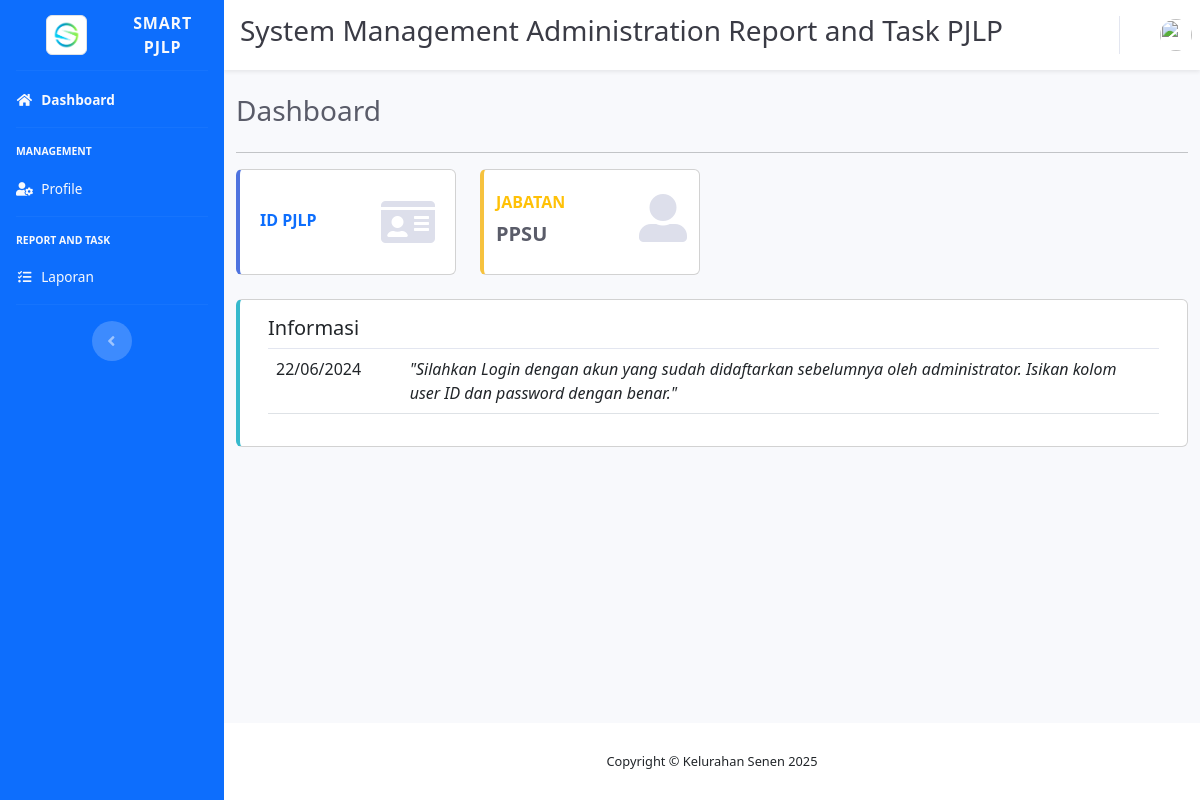
The app's page /index.php/ppsu with its own data.
### tables this page shows
CREATE TABLE `berita` (
  `id_berita` int(11) NOT NULL,
  `tanggal` varchar(256) NOT NULL,
  `isi_berita` varchar(256) NOT NULL
);

### application/controllers/Ppsu.php (called while the page is built, shortened)
<?php
class Ppsu extends CI_Controller
{
    public function __construct()
    {
        $this->load->library('form_validation');
        $this->load->model('User_model', 'user');
        $this->load->model('Laporan_model', 'laporan');
    }
    public function index()
    {
        $data['user'] = $this->db->get_where('users', ['nopeg' =>
        $this->session->userdata('nopeg')])->row_array();
        $data['berita'] = $this->db->get('berita')->result_array();
        $data['userMember'] = $this->user->getUser();
        $data['title'] = 'Dashboard';
        $this->load->view('templates/pjlp/ppsu/pjlp_header', $data);
        $this->load->view('templates/pjlp/ppsu/pjlp_sidebar', $data);
        $this->load->view('templates/pjlp/ppsu/pjlp_topbar', $data);
        $this->load->view('pjlp/ppsu/index', $data);
        $this->load->view('templates/pjlp/ppsu/pjlp_footer');
    }
}

### index.php (called while the page is built, shortened)
<?php
require_once BASEPATH . 'core/CodeIgniter.php';

### application/views/pjlp/ppsu/index.php (the view, shortened to what this page needs)
<div class="container-fluid">
    <div class="d-sm-flex align-items-center justify-content-between mb-4">
        <h1 class="h3 mb-0 text-gray-800">Dashboard</h1>
    </div>
    <hr>
    <div class="row">
        <div class="col-xl-3 col-md-6 mb-2">
            <div class="card border-left-primary h-100 py-2">
                <div class="card-body">
                    <div class="row no-gutters align-items-center m-1">
                        <div class="col mr-2">
                            <div class="text-sm font-weight-bold text-primary text-uppercase mb-1">
                                ID PJLP
                            </div>
                        </div>
                        <div class="col-auto">
                            <i class="fas fa-id-card fa-3x text-gray-300"></i>
                        </div>
                    </div>
                </div>
            </div>
        </div>
        <div class="col-xl-3 col-md-6 mb-2">
            <div class="card border-left-warning h-100 py-2">
                <div class="card-body p-2">
                    <div class="row no-gutters align-items-center m-1">
                        <div class="col mr-2">
                            <div class="text-sm font-weight-bold text-warning text-uppercase mb-2">
                                Jabatan
                            </div>
                            <div class="h5 mb-0 font-weight-bold text-gray-800">
                                PPSU
                            </div>
                        </div>
                        <div class="col-auto">
                            <i class="fas fa-user-alt fa-3x text-gray-300"></i>
                        </div>
                    </div>
                </div>
            </div>
        </div>
    </div>
    <div class="card col-lg border-left-info mt-3">
        <div class="card-body">
            <h5>Informasi</h5>
            <div class="table" data-bs-spy="scroll" data-bs-target="#navbar-example2" data-bs-root-margin="0px 0px -40%" data-bs-smooth-scroll="true" class="scrollspy-example bg-body-tertiary p-3 rounded-2" tabindex="0">
                <table class="table">
                    <tbody>
                        <?php foreach ($berita as $br) : ?>
                            <tr>
                                <td width="15%"><?= $br['tanggal']; ?></td>
                                <td><i>"<?= $br['isi_berita']; ?>"</i></td>
                            </tr>
                        <?php endforeach; ?>
                    </tbody>
                </table>
            </div>
        </div>
    </div>
</div>
</div>

### records on screen
berita: tanggal "22/06/2024", isi_berita "Silahkan Login dengan akun yang sudah didaftarkan sebelumnya oleh administrator. Isikan kolom user ID dan password dengan benar."
